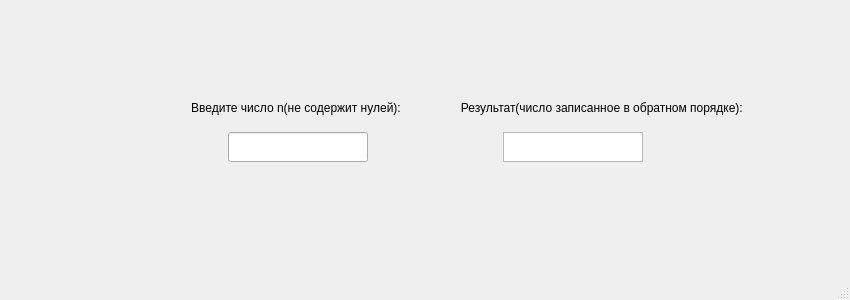
<?xml version="1.0" encoding="UTF-8"?>
<ui version="4.0">
 <class>MainWindow</class>
 <widget class="QMainWindow" name="MainWindow">
  <property name="geometry">
   <rect>
    <x>0</x>
    <y>0</y>
    <width>850</width>
    <height>300</height>
   </rect>
  </property>
  <property name="sizePolicy">
   <sizepolicy hsizetype="Fixed" vsizetype="Fixed">
    <horstretch>70</horstretch>
    <verstretch>0</verstretch>
   </sizepolicy>
  </property>
  <property name="minimumSize">
   <size>
    <width>850</width>
    <height>300</height>
   </size>
  </property>
  <property name="maximumSize">
   <size>
    <width>850</width>
    <height>300</height>
   </size>
  </property>
  <property name="windowTitle">
   <string>MainWindow</string>
  </property>
  <widget class="QWidget" name="centralwidget">
   <widget class="QWidget" name="gridLayoutWidget">
    <property name="geometry">
     <rect>
      <x>50</x>
      <y>90</y>
      <width>771</width>
      <height>81</height>
     </rect>
    </property>
    <layout class="QGridLayout" name="gridLayout">
     <item row="0" column="0">
      <layout class="QHBoxLayout" name="horizontalLayout">
       <property name="spacing">
        <number>0</number>
       </property>
       <item>
        <widget class="QLabel" name="label">
         <property name="sizePolicy">
          <sizepolicy hsizetype="Fixed" vsizetype="Fixed">
           <horstretch>0</horstretch>
           <verstretch>0</verstretch>
          </sizepolicy>
         </property>
         <property name="text">
          <string>                   Введите число n(не содержит нулей):</string>
         </property>
        </widget>
       </item>
       <item>
        <spacer name="horizontalSpacer_2">
         <property name="orientation">
          <enum>Qt::Horizontal</enum>
         </property>
         <property name="sizeType">
          <enum>QSizePolicy::Fixed</enum>
         </property>
         <property name="sizeHint" stdset="0">
          <size>
           <width>40</width>
           <height>20</height>
          </size>
         </property>
        </spacer>
       </item>
       <item>
        <widget class="QLabel" name="label_2">
         <property name="sizePolicy">
          <sizepolicy hsizetype="Fixed" vsizetype="Fixed">
           <horstretch>0</horstretch>
           <verstretch>0</verstretch>
          </sizepolicy>
         </property>
         <property name="text">
          <string>      Результат(число записанное в обратном порядке):</string>
         </property>
        </widget>
       </item>
      </layout>
     </item>
     <item row="1" column="0">
      <layout class="QHBoxLayout" name="horizontalLayout_2">
       <property name="spacing">
        <number>0</number>
       </property>
       <item>
        <widget class="QLineEdit" name="input">
         <property name="minimumSize">
          <size>
           <width>140</width>
           <height>30</height>
          </size>
         </property>
         <property name="maximumSize">
          <size>
           <width>140</width>
           <height>30</height>
          </size>
         </property>
        </widget>
       </item>
       <item>
        <spacer name="horizontalSpacer">
         <property name="orientation">
          <enum>Qt::Horizontal</enum>
         </property>
         <property name="sizeType">
          <enum>QSizePolicy::Fixed</enum>
         </property>
         <property name="sizeHint" stdset="0">
          <size>
           <width>35</width>
           <height>20</height>
          </size>
         </property>
        </spacer>
       </item>
       <item>
        <widget class="QTextBrowser" name="output">
         <property name="sizePolicy">
          <sizepolicy hsizetype="Fixed" vsizetype="Fixed">
           <horstretch>0</horstretch>
           <verstretch>0</verstretch>
          </sizepolicy>
         </property>
         <property name="maximumSize">
          <size>
           <width>140</width>
           <height>30</height>
          </size>
         </property>
        </widget>
       </item>
      </layout>
     </item>
    </layout>
   </widget>
  </widget>
  <widget class="QMenuBar" name="menubar">
   <property name="geometry">
    <rect>
     <x>0</x>
     <y>0</y>
     <width>850</width>
     <height>22</height>
    </rect>
   </property>
  </widget>
  <widget class="QStatusBar" name="statusbar"/>
 </widget>
 <resources/>
 <connections/>
</ui>
